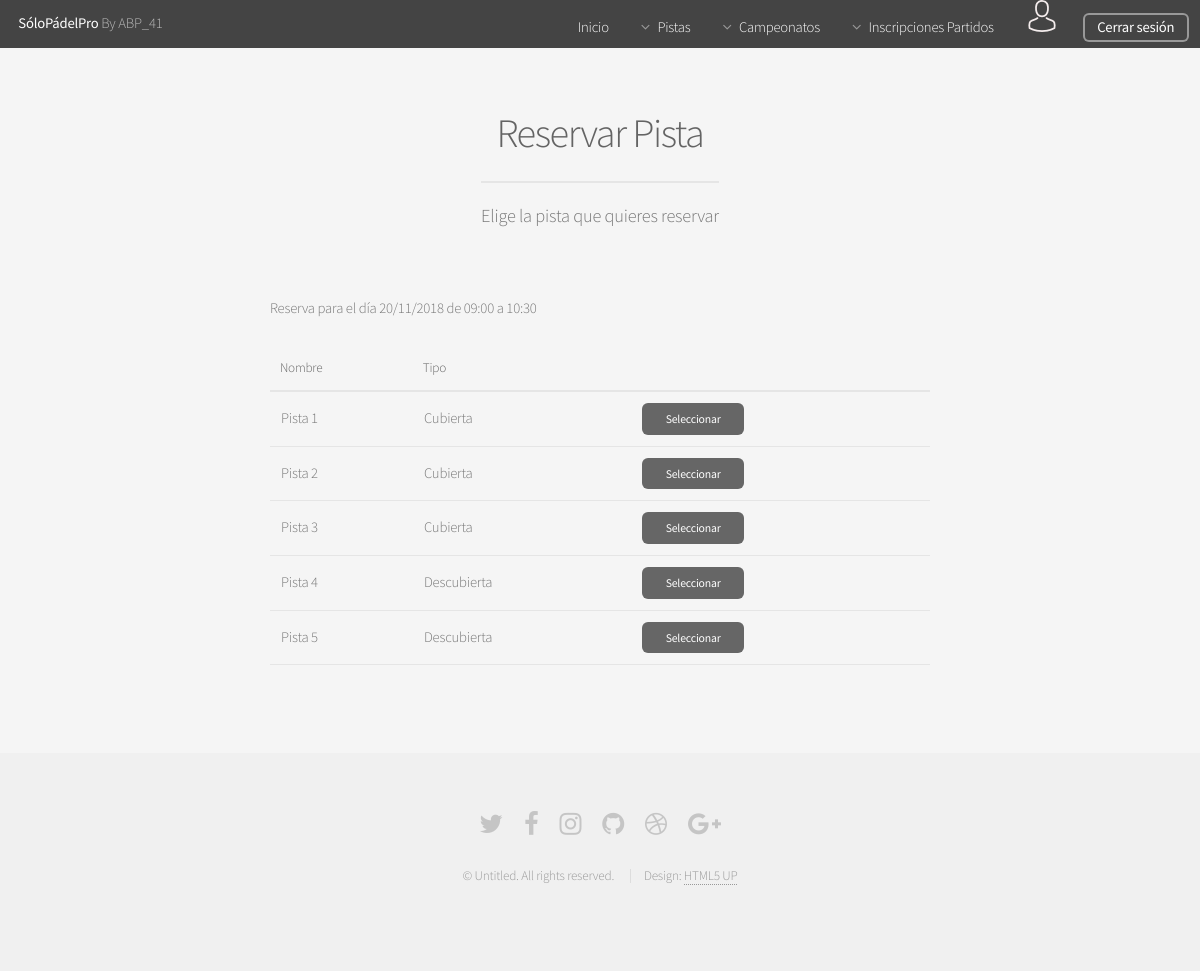
The app's page /Controllers/RESERVAR_PISTA_Controller.php?action=SHOW_PISTAS&fecha=20/11/2018&horario_ID=1 (signed in) with its own data.
### tables this page shows
CREATE TABLE IF NOT EXISTS PISTA(
  ID int(225) AUTO_INCREMENT NOT NULL ,
  NOMBRE varchar(25) NOT NULL,
  TIPO varchar(25) NOT NULL,
  PRIMARY KEY(ID)
);

### Controllers/RESERVAR_PISTA_Controller.php (called while the page is built, shortened)
<?php
include '../Models/RESERVA_Model.php';
include '../Models/HORARIO_Model.php';
include '../Views/RESERVAR_PISTA/RESERVAR_PISTA_Horario_View.php';
include '../Views/RESERVAR_PISTA/RESERVAR_PISTA_ADD_View.php';
if(isset($_REQUEST["action"]))  {
  $action = $_REQUEST["action"];
}else{
  $action = '';
}
switch ($action) {
  case 'SHOW_PISTAS':
  if( (isset($_REQUEST["horario_ID"])) && (isset($_REQUEST["fecha"])) ) {
    $RESERVA = new RESERVA_Model('',$_REQUEST["fecha"], '', '', $_REQUEST["horario_ID"]);
    $pistas_sin_reserva = $RESERVA->SEARCH_PISTAS_LIBRES();
    if(is_string($pistas_sin_reserva)){
      $mensajes = new MESSAGE($pistas_sin_reserva, '../Controllers/RESERVAR_PISTA_Controller.php');
    }else{
      $HORARIO = new HORARIO_Model($_REQUEST["horario_ID"], '', '');
      $horario = $HORARIO->SHOW();
      if(is_string($horario)){
        $mensajes = new MESSAGE($horario, '../Controllers/RESERVAR_PISTA_Controller.php');
      }else{
        new RESERVAR_PISTA_ADD($pistas_sin_reserva, $_REQUEST["fecha"], $horario );
      }
    }
  }
  break;
}
?>

### Models/HORARIO_Model.php (called while the page is built, shortened)
<?php
class HORARIO_Model{
    var $id;
    var $mensaje;
    var $mysqli;
    function __construct($id, $hora_inicio,$hora_fin){
        $this->id = $id;
        include_once '../Functions/Access_DB.php';
        $this->mysqli = ConnectDB();
    }
    function SHOW(){
    $sql = "SELECT * FROM HORARIO WHERE ID = '$this->id' ORDER BY HORA_INICIO";
        if (!($resultado = $this->mysqli->query($sql))){
            $this->mensaje['mensaje'] =  'ERROR: Fallo en la consulta sobre la base de datos';
            return $this->mensaje;
        }
        else{
            return $resultado;
        }
    }
}
?>

### Functions/Access_DB.php (called while the page is built, shortened)
<?php
function ConnectDB(){
   $conexion = mysqli_connect("localhost", "abp41", "abp41", "ABP") or (new MESSAGE('ERROR: No se ha podido conectar con la base de datos', '../index.php'));
 if ($conexion->connect_errno) {
    	return false;
 }else{
 	return $conexion;
 }
}
?>

### Models/RESERVA_Model.php (called while the page is built, shortened)
<?php
class RESERVA_Model{
    var $fecha;
    var $horario_ID;
    var $mysqli;
    function __construct($id,$fecha,$user_login,$pista_ID,$horario_ID){
    	if($fecha <> ''){
    		$fecha_aux = explode("/", $fecha);
            if( (is_array($fecha_aux)) && (sizeof($fecha_aux) > 1) ){
        		$this->fecha = date_format(new DateTime(date('Y-m-d', mktime(0,0,0,$fecha_aux[1],$fecha_aux[0],$fecha_aux[2]))),'Y-m-d');
            }else{
                 $this->fecha = $fecha;
            }
    	}
    	$this->horario_ID = $horario_ID;
        include_once '../Functions/Access_DB.php';
        $this->mysqli = ConnectDB();
    }
	function SEARCH_PISTAS_LIBRES(){
		$sql1 = "SELECT *
				FROM  PARTIDO PA
				WHERE  ( ( PA.FECHA = '$this->fecha') AND ( PA.HORARIO_ID = '$this->horario_ID'))";
        $sql2 = "SELECT *
                FROM  RESERVA R
                WHERE  ( ( R.FECHA = '$this->fecha') AND ( R.HORARIO_ID = '$this->horario_ID'))";
        if ( !($resultado1 = $this->mysqli->query($sql1)) || !($resultado2 = $this->mysqli->query($sql2))){
          return 'ERROR: Fallo en la consulta sobre la base de datos';
        }
        else{
            $pistasLibres = NULL;
        	$num_rows1 = mysqli_num_rows($resultado1);
            $num_rows2 = mysqli_num_rows($resultado2);
        	if(($num_rows1 == 0) && (($num_rows2 == 0) )){
				$sql = "SELECT * FROM PISTA ORDER BY ID";
		        if (!($resultado = $this->mysqli->query($sql)) ){
		          return 'ERROR: Fallo en la consulta sobre la base de datos';
		        }else{
                    while($row = mysqli_fetch_array($resultado)){
                        $pistasLibres[$row["ID"]] = array($row["NOMBRE"],$row["TIPO"]);
                    }
		        	return $pistasLibres;
		        }
            }
        }
    }
}
?>

### Views/RESERVAR_PISTA/RESERVAR_PISTA_ADD_View.php (the view, shortened to what this page needs)
<?php
class RESERVAR_PISTA_ADD{
	var $pistas;
	var $fecha;
	function __construct($pistas,$fecha,$horario){
		$this->pistas = $pistas;
		$this->fecha = $fecha;
		$this->horario = mysqli_fetch_array($horario);
		$this->hora_inicio = explode(":", $this->horario["HORA_INICIO"]);
		$this->hora_fin = explode(":", $this->horario["HORA_FIN"]);
		$this->render();
	}
function render(){
    include '../Views/HEADER_View.php';
?>
	<section id="main" class="container medium">
	<header>
	   <h2>Reservar Pista</h2>
	    <p>Elige la pista que quieres reservar</p>
	 </header>
				<div class="table-wrapper">
	    			<p>Reserva para el día <?=$this->fecha?> de <?=$this->hora_inicio[0].":".$this->hora_inicio[1]?> a <?=$this->hora_fin[0].":".$this->hora_fin[1]?></p>
					<table>
						<thead >
							<tr>
								<th>Nombre</th>
								<th>Tipo</th>
							</tr>
						</thead>
						<tbody>
					<?php
					if ( ($this->pistas <> NULL) ){
						foreach ($this->pistas as $key => $value) {
						?>
							<form method="post" action="../Controllers/RESERVAR_PISTA_Controller.php?action=ADD">
								<tr>
									<td>
										<?=$value[0]?>
									</td>
									<td>
										<?=$value[1]?>
									</td>
									<td><input class="oculto" name="pista_ID" readonly value="<?=$key?>">
										<input type="submit" class="small" value="Seleccionar">
									</td>
								</tr>
							</form>
						<?php
						}
					}
					?>
						</tbody>
					</table>
				</div>
   		</section>
    <?php
        include '../Views/FOOTER_View.php';
        }
    }
    ?>

### assets/css/main.css (style rules this page uses)
html, body, div, span, applet, object, iframe, h1, h2, h3, h4, h5, h6, p, blockquote, pre, a, abbr, acronym, address, big, cite, code, del, dfn, em, img, ins, kbd, q, s, samp, small, strike, strong, sub, sup, tt, var, b, u, i, center, dl, dt, dd, ol, ul, li, fieldset, form, label, legend, table, caption, tbody, tfoot, thead, tr, th, td, article, aside, canvas, details, embed, figure, figcaption, footer, header, hgroup, menu, nav, output, ruby, section, summary, time, mark, audio, video { margin: 0; padding: 0; border: 0; font-size: 100%; font: inherit; vertical-align: baseline; }
article, aside, details, figcaption, figure, footer, header, hgroup, menu, nav, section { display: block; }
body { line-height: 1; }
table { border-collapse: collapse; border-spacing: 0; }
body { -webkit-text-size-adjust: none; }
input, select, textarea { -moz-appearance: none; -webkit-appearance: none; -ms-appearance: none; appearance: none; }
body { -ms-overflow-style: scrollbar; }
html { box-sizing: border-box; }
*, *:before, *:after { box-sizing: inherit; }
body { background: #f5f5f5; }
body, input, select, textarea { color: #777; font-family: "Source Sans Pro", sans-serif; font-size: 16pt; font-weight: 300; line-height: 1.65em; letter-spacing: -0.015em; }
p { margin: 0 0 2em 0; }
h1, h2, h3, h4, h5, h6 { color: #646464; font-weight: 300; line-height: 1em; margin: 0 0 0.5em 0; }
h2 { font-size: 2.25em; line-height: 1.5em; letter-spacing: -0.035em; }
.container { margin: 0 auto; max-width: calc(100% - 5em); width: 60em; }
.container.medium { width: 45em; }
header p { color: #999; position: relative; margin: 0 0 1.5em 0; font-style: italic; }
header h2+p { font-size: 1.25em; margin-top: -1em; line-height: 1.5em; }
form { margin: 0 0 2em 0; }
.table-wrapper { -webkit-overflow-scrolling: touch; overflow-x: auto; }
table { margin: 0 0 2em 0; width: 100%; }
table tbody tr { border: solid 1px #e5e5e5; border-left: 0; border-right: 0; }
table td { padding: 0.75em 0.75em; }
table th { color: #646464; font-size: 0.9em; font-weight: 300; padding: 0 0.75em 0.75em 0.75em; text-align: left; }
table thead { border-bottom: solid 2px #e5e5e5; }
input[type="submit"], input[type="reset"], input[type="button"], .button { -moz-appearance: none; -webkit-appearance: none; -ms-appearance: none; appearance: none; -moz-transition: background-color 0.2s ease-in-out, color 0.2s ease-in-out; -webkit-transition: background-color 0.2s ease-in-out, color 0.2s ease-in-out; -ms-transition: background-color 0.2s ease-in-out, color 0.2s ease-in-out; transition: background-color 0.2s ease-in-out, color 0.2s ease-in-out; background-color: #666; border-radius: 6px; border: 0; color: #ffffff; cursor: pointer; display: inline-block; font-weight: 400; height: 3em; line-height: 3em; padding: 0 2em; text-align: center; text-decoration: none; white-space: nowrap; }
input[type="submit"].small, input[type="reset"].small, input[type="button"].small, .button.small { font-size: 0.8em; height: 2.7em; line-height: 2.7em; }
#main { padding: 4em 0; }
#main>header { text-align: center; margin: 0 0 3em 0; }
#main>header h2 { font-size: 2.75em; margin: 0; }
#main>header p { border-top: solid 2px #e5e5e5; color: #777; display: inline-block; font-style: normal; margin: 1em 0 0 0; padding: 1em 0 1.25em 0; }
@media screen and (max-width: 1680px) { body, input, select, textarea { font-size: 13pt; } }
@media screen and (max-width: 1280px) { body, input, select, textarea { font-size: 11pt; } }

### records on screen
pista: NOMBRE "Pista 1", TIPO "Cubierta"
pista: NOMBRE "Pista 2", TIPO "Cubierta"
pista: NOMBRE "Pista 3", TIPO "Cubierta"
pista: NOMBRE "Pista 4", TIPO "Descubierta"
pista: NOMBRE "Pista 5", TIPO "Descubierta"

### other values on screen
$this->fecha "20/11/2018"
$this->hora_inicio[0] "09"
$this->hora_inicio[1] "00"
$this->hora_fin[0] "10"
$this->hora_fin[1] "30"
